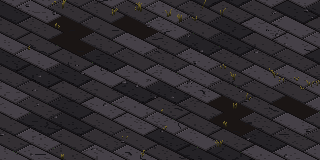
#> input picture tools/terrain/original/moor/flags_0.webp, 320 x 160 px; its folder holds only this picture in this run
$ python -i shape_measure.py   (imports and definitions only)
#> lines starting #> are read from the running program, lines starting #| are printed output that depends on the picture; after the words box and inside, x2 and y2 are one past the last pixel; in counts of white or black regions, pixels touching at a corner belong together
### tools/pixelforge/pixelforge/color.py
"""Color-space helpers.

All perceptual work (palette extraction, nearest-color lookup, dithering) happens
in OKLab, which is far closer to how humans judge color difference than RGB.
That matters a lot for dark art like the references: in RGB, the distance
between two near-black blues is tiny, so they collapse into one color; in OKLab
they stay distinct.
"""

from __future__ import annotations

import numpy as np

_M1 = np.array(
    [
        [0.4122214708, 0.5363325363, 0.0514459929],
        [0.2119034982, 0.6806995451, 0.1073969566],
        [0.0883024619, 0.2817188376, 0.6299787005],
    ]
)
_M2 = np.array(
    [
        [0.2104542553, 0.7936177850, -0.0040720468],
        [1.9779984951, -2.4285922050, 0.4505937099],
        [0.0259040371, 0.7827717662, -0.8086757660],
    ]
)
_M2_INV = np.array(
    [
        [1.0, 0.3963377774, 0.2158037573],
        [1.0, -0.1055613458, -0.0638541728],
        [1.0, -0.0894841775, -1.2914855480],
    ]
)
_M1_INV = np.array(
    [
        [4.0767416621, -3.3077115913, 0.2309699292],
        [-1.2684380046, 2.6097574011, -0.3413193965],
        [-0.0041960863, -0.7034186147, 1.7076147010],
    ]
)


def srgb_to_linear(c: np.ndarray) -> np.ndarray:
    c = np.asarray(c, dtype=np.float64) / 255.0
    return np.where(c <= 0.04045, c / 12.92, ((c + 0.055) / 1.055) ** 2.4)


# [4 lines left out: function linear_to_srgb, not called in this run]


def rgb_to_oklab(rgb: np.ndarray) -> np.ndarray:
    """uint8 RGB array (..., 3) -> float OKLab array (..., 3)."""
    lin = srgb_to_linear(rgb[..., :3])
    lms = np.cbrt(lin @ _M1.T)
    return lms @ _M2.T


# [11 lines left out: functions oklab_to_rgb, hex_to_rgb, not called in this run]


def rgb_to_hex(rgb) -> str:
    return "{:02x}{:02x}{:02x}".format(*(int(v) for v in rgb[:3]))

### tools/pixelforge/pixelforge/cleanup.py
"""Post-processing that turns a quantized image into a usable game sprite:
background removal, orphan-pixel cleanup, outlines, cropping."""

from __future__ import annotations

import numpy as np

from .color import rgb_to_oklab

_N4 = ((0, 1), (0, -1), (1, 0), (-1, 0))
_N8 = _N4 + ((1, 1), (1, -1), (-1, 1), (-1, -1))


def _shift(a: np.ndarray, dy: int, dx: int, fill) -> np.ndarray:
    """Shift a 2-D (or 3-D) array, filling uncovered cells with ``fill``."""
    out = np.full_like(a, fill)
    h, w = a.shape[:2]
    ys = slice(max(dy, 0), h + min(dy, 0))
    xs = slice(max(dx, 0), w + min(dx, 0))
    yd = slice(max(-dy, 0), h + min(-dy, 0))
    xd = slice(max(-dx, 0), w + min(-dx, 0))
    out[ys, xs] = a[yd, xd]
    return out


def border_color(lab: np.ndarray) -> np.ndarray:
    border = np.concatenate([lab[0], lab[-1], lab[:, 0], lab[:, -1]])
    return np.median(border, axis=0)


def background_mask(
    lab: np.ndarray, tolerance: float = 0.03, background: np.ndarray | None = None
) -> np.ndarray:
    """Boolean mask of background pixels, flood-filled from the image border.

    Only pixels *connected to the border* and within ``tolerance`` (OKLab
    distance) of the background color are removed, so dark details inside the
    character survive even when they match the backdrop.
    """
    h, w = lab.shape[:2]
    if background is None:
        background = border_color(lab)
    candidate = np.sqrt(((lab - background) ** 2).sum(-1)) <= tolerance
    region = np.zeros((h, w), dtype=bool)
    region[0, :] = candidate[0, :]
    region[-1, :] = candidate[-1, :]
    region[:, 0] |= candidate[:, 0]
    region[:, -1] |= candidate[:, -1]
    while True:
        grown = region.copy()
        for dy, dx in _N4:
            grown |= _shift(region, dy, dx, False)
        grown &= candidate
        if (grown == region).all():
            return region
        region = grown


def defringe(alpha: np.ndarray, lab: np.ndarray, background: np.ndarray, tolerance: float, passes: int = 4) -> np.ndarray:
    """Clear background-coloured pixels that touch transparency.

    Flood fill can't reach background trapped between thin details (gaps in
    fringe, between dangling beads).  Growing the transparent region through
    pixels of the background colour, one ring at a time, does.
    """
    out = alpha.copy()
    bg_like = np.sqrt(((lab - background) ** 2).sum(-1)) <= tolerance * 2.5
    for _ in range(passes):
        transparent = out == 0
        touching = np.any([_shift(transparent, dy, dx, False) for dy, dx in _N8], axis=0)
        eat = bg_like & touching & ~transparent
        if not eat.any():
            break
        out[eat] = 0
    return out


def soft_matte(alpha: np.ndarray, lab: np.ndarray, background: np.ndarray, tolerance: float, width: int = 2) -> np.ndarray:
    """Anti-aliased edge alpha from colour distance to the background.

    Hard cutouts leave a one-pixel stair on every edge.  Within ``width`` px of
    the hard edge, alpha becomes how far the pixel's colour is from the
    background colour (0 at the background colour, 255 at ``2*tolerance`` away),
    which recovers the painting's own soft edges.  Interior pixels stay opaque.
    """
    opaque = alpha > 0
    edge = opaque.copy()
    ring = np.zeros_like(opaque)
    for _ in range(width):
        grown = edge | np.any([_shift(edge, dy, dx, False) for dy, dx in _N8], axis=0)
        ring |= grown & ~opaque
        shrunk = edge & np.all([_shift(edge, dy, dx, False) for dy, dx in _N8], axis=0)
        ring |= edge & ~shrunk
        edge = shrunk
    dist = np.sqrt(((lab - background) ** 2).sum(-1))
    soft = np.clip(dist / max(2 * tolerance, 1e-6), 0.0, 1.0)
    out = alpha.astype(np.float64)
    out[ring] = np.minimum(np.where(opaque[ring], 1.0, soft[ring] * 0.0 + soft[ring] * (dist[ring] > tolerance)), soft[ring]) * 255.0
    return np.clip(np.rint(out), 0, 255).astype(np.uint8)


# [24 lines left out: function bleed_edges, not called in this run]


def remove_islands(alpha: np.ndarray, min_fraction: float = 0.02) -> np.ndarray:
    """Drop opaque blobs smaller than ``min_fraction`` of the largest blob.

    Background removal on noisy AI images leaves floating specks of "almost
    background" color; the character itself is (nearly) always the largest
    8-connected blob.
    """
    opaque = alpha > 0
    labels = np.zeros(alpha.shape, dtype=np.int32)
    sizes = [0]
    h, w = alpha.shape
    for y0, x0 in zip(*np.nonzero(opaque)):
        if labels[y0, x0]:
            continue
        lab = len(sizes)
        labels[y0, x0] = lab
        stack, size = [(y0, x0)], 0
        while stack:
            y, x = stack.pop()
            size += 1
            for dy, dx in _N8:
                ny, nx = y + dy, x + dx
                if 0 <= ny < h and 0 <= nx < w and opaque[ny, nx] and not labels[ny, nx]:
                    labels[ny, nx] = lab
                    stack.append((ny, nx))
        sizes.append(size)
    if len(sizes) <= 2:
        return alpha
    sizes_arr = np.array(sizes)
    small = sizes_arr < max(sizes_arr) * min_fraction
    small[0] = False
    out = alpha.copy()
    out[small[labels]] = 0
    return out


# [66 lines left out: functions remove_orphans, majority_filter, remove_alpha_specks, add_outline, not called in this run]


def pad(rgba: np.ndarray, amount: int = 1) -> np.ndarray:
    return np.pad(rgba, ((amount, amount), (amount, amount), (0, 0)))


# [7 lines left out: function crop_to_content, not called in this run]


def darkest(colors: np.ndarray) -> np.ndarray:
    return colors[rgb_to_oklab(colors)[:, 0].argmin()]


def drop_floor_shadow(rgba: np.ndarray, band: float = 0.1, min_l: float = 0.68, max_chroma: float = 0.035) -> np.ndarray:
    """Remove the pale cast shadow a turnaround sheet leaves under the feet: in the bottom ``band`` of the figure,
    light, grey pixels (OKLab L > min_l, chroma < max_chroma) that touch the bottom edge become transparent.
    Boots and hems are darker or coloured, so they stay."""
    from .color import rgb_to_oklab

    out = rgba.copy()
    ys, xs = np.nonzero(out[..., 3])
    if len(ys) == 0:
        return out
    top, bottom = ys.min(), ys.max()
    y0 = int(bottom - (bottom - top) * band)
    sub = out[y0:bottom + 1]
    lab = rgb_to_oklab(sub[..., :3])
    pale = (lab[..., 0] > min_l) & (np.hypot(lab[..., 1], lab[..., 2]) < max_chroma) & (sub[..., 3] > 0)
    # keep only pale pixels connected to the bottom row (the shadow lies on the floor)
    from collections import deque

    h, w = pale.shape
    seen = np.zeros_like(pale)
    q = deque((h - 1, x) for x in range(w) if pale[h - 1, x])
    for y, x in q:
        seen[y, x] = True
    while q:
        y, x = q.popleft()
        for ny, nx in ((y - 1, x), (y + 1, x), (y, x - 1), (y, x + 1)):
            if 0 <= ny < h and 0 <= nx < w and pale[ny, nx] and not seen[ny, nx]:
                seen[ny, nx] = True
                q.append((ny, nx))
    sub[seen, 3] = 0
    return out


# [13 lines left out: function remove_background_pockets, not called in this run]


def unmix_background(rgba: np.ndarray, background=None) -> np.ndarray:
    """Edge pixels of a cutout are the paint mixed with the background (white); take the background back out:
    C_fg = (C - (1 - a) * bg) / a. Partial-alpha pixels keep their alpha but get the paint's own colour, so a
    pixelate pass that composites them never shows a pale rim."""
    out = rgba.copy()
    a = out[..., 3].astype(np.float32) / 255.0
    edge = (a > 0.02) & (a < 0.98)
    if not edge.any():
        return out
    if background is None:
        h, w = out.shape[:2]
        corners = out[[0, 0, h - 1, h - 1], [0, w - 1, 0, w - 1], :3].astype(np.float32)
        background = corners.mean(axis=0)
    bg = np.asarray(background, dtype=np.float32)
    c = out[..., :3].astype(np.float32)
    fg = (c[edge] - (1 - a[edge])[:, None] * bg) / a[edge][:, None]
    out[..., :3][edge] = np.clip(fg, 0, 255).astype(np.uint8)
    return out


# [64 lines left out: function fill_bright_specks, not called in this run]

### tools/pixelforge/pixelforge/sheet.py
"""Split a Midjourney turnaround sheet into separate view cutouts.

The sheet is one image with several full-body views on a plain background.
We remove the background, find the separate blobs, merge blobs that overlap
horizontally (a lantern hanging beside a body is still that body), and sort
them left to right.  Names default to front / side / back for three views.
"""

from __future__ import annotations

from dataclasses import dataclass

import numpy as np
from PIL import Image

from .cleanup import soft_matte, background_mask, border_color, defringe, drop_floor_shadow, unmix_background
from .color import rgb_to_oklab

DEFAULT_NAMES = {1: ["front"], 2: ["front", "back"], 3: ["front", "side", "back"], 4: ["front", "quarter", "side", "back"]}


@dataclass
class View:
    name: str
    image: Image.Image  # RGBA cutout
    box: tuple[int, int, int, int]  # x0, y0, x1, y1 in the sheet


def cutout(image: Image.Image, tolerance: float = 0.08, soft: bool = True) -> np.ndarray:
    """RGBA array with the flood-filled background made transparent.

    ``soft`` recovers the painting's own anti-aliased edge (``cleanup.soft_matte``)
    so the carve and the pixelate step see a true silhouette instead of a
    one-pixel stair; the hull carve thresholds alpha at 50%, the pixelate step
    resamples it, so neither is hurt by the partial values."""
    rgb = np.asarray(image.convert("RGB"))
    lab = rgb_to_oklab(rgb)
    bg_color = border_color(lab)
    bg = background_mask(lab, tolerance, bg_color)
    alpha = defringe(np.where(bg, 0, 255).astype(np.uint8), lab, bg_color, tolerance)
    if soft:
        alpha = soft_matte(alpha, lab, bg_color, tolerance)
    return unmix_background(drop_floor_shadow(np.dstack([rgb, alpha])))


def _column_runs(alpha: np.ndarray, min_gap: int, min_width: int) -> list[tuple[int, int]]:
    """Ranges of columns containing opaque pixels, merged across small gaps."""
    cols = (alpha > 0).any(axis=0)
    runs: list[list[int]] = []
    x = 0
    while x < len(cols):
        if cols[x]:
            start = x
            while x < len(cols) and cols[x]:
                x += 1
            runs.append([start, x])
        else:
            x += 1
    merged: list[list[int]] = []
    for r in runs:
        if merged and r[0] - merged[-1][1] <= min_gap:
            merged[-1][1] = r[1]
        else:
            merged.append(r)
    return [(a, b) for a, b in merged if b - a >= min_width]


def split_sheet(
    image: Image.Image,
    *,
    names: list[str] | None = None,
    tolerance: float = 0.08,
    expected: int | None = None,
) -> list[View]:
    rgba = cutout(image, tolerance)
    alpha = rgba[..., 3]
    h, w = alpha.shape
    gap = max(4, w // 60)
    runs = _column_runs(alpha, gap, min_width=max(8, w // 40))
    if expected and len(runs) > expected:
        # keep the widest N runs (drops labels, stray marks)
        runs = sorted(sorted(runs, key=lambda r: r[1] - r[0], reverse=True)[:expected])
    labels = names or DEFAULT_NAMES.get(len(runs), [f"view{i+1}" for i in range(len(runs))])
    views: list[View] = []
    for (x0, x1), name in zip(runs, labels):
        strip = alpha[:, x0:x1]
        ys = np.nonzero(strip.any(axis=1))[0]
        if len(ys) == 0:
            continue
        y0, y1 = int(ys.min()), int(ys.max()) + 1
        crop = rgba[y0:y1, x0:x1]
        views.append(View(name, Image.fromarray(np.ascontiguousarray(crop), "RGBA"), (x0, y0, x1, y1)))
    return views


# [14 lines left out: function normalize_heights, not called in this run]

### tools/pixelforge/pixelforge/shape_measure.py
"""Painting to shapes: measure a figure's views, size a shape file from them, take its colours, compare the two.

The shape road starts from words (``shapes draft``); when a concept sheet exists the figure used to be copied by eye
over several rounds. These are the tools that read the painting instead:

* :func:`measure_views` reads the silhouette of the front (and side, back) view, cutout on a transparent or plain
  background, into widths per height band and the landmarks a humanoid is sized by (head, shoulders, chest, waist,
  hips, hem, limb widths; heights as fractions of the figure's height). ``pixelforge shapes measure``.
* :func:`apply_measurements` sizes a drafted file's rings and limbs from those numbers (``shapes draft
  --from-measure``).
* :func:`sample_materials` renders the file over the front view, finds which painted pixels each material covers and
  turns each region into a ramp with OKLab k-means (``shapes sample-materials``).
* :func:`compare` lays the painting's views and the sprite's matching directions side by side at one height, with a
  silhouette overlap number per view (``shapes compare``).

Every function returns a JSON-serialisable dict. Fractions are of the figure's total height (top 0, ground 1), so a
measurement file serves a file authored at any height.
"""
from __future__ import annotations

import json
import math
from pathlib import Path

import numpy as np
from PIL import Image, ImageDraw

from . import shapes as S
from .cleanup import remove_background_pockets, remove_islands
from .color import rgb_to_oklab
from .palette import Palette
from .shape_rig import DIRECTIONS
from .sheet import cutout, split_sheet

VIEW_DIRECTION = {"front": "S", "side": "E", "back": "N", "quarter": "SE"}
BANDS = 50                      # rows of the profile: one per 2% of the height


# ------------------------------------------------------------------------------------------------ the silhouette
def figure_rgba(image: str | Path | Image.Image, tolerance: float = 0.08) -> np.ndarray:
    """A view as RGBA with the background transparent: a transparent PNG is taken as it is; a plain background is
    flood-filled away from the border. Stray specks are dropped and the result is cropped to the figure."""
    im = Image.open(image) if not isinstance(image, Image.Image) else image
    has_alpha = im.mode in ("RGBA", "LA", "PA") or "transparency" in im.info
    rgba = np.asarray(im.convert("RGBA")).copy() if has_alpha else None
    if rgba is None or (rgba[..., 3] > 127).all():
        rgba = remove_background_pockets(cutout(im.convert("RGB"), tolerance))      # paper between the legs, under an arm
    alpha = remove_islands((rgba[..., 3] > 127).astype(np.uint8) * 255, 0.02)
    rgba[..., 3] = np.where(alpha > 0, rgba[..., 3], 0)
    ys, xs = np.nonzero(rgba[..., 3] > 127)
    if len(ys) == 0:
        raise ValueError("the view has no figure (nothing opaque after the background was removed)")
    return np.ascontiguousarray(rgba[ys.min():ys.max() + 1, xs.min():xs.max() + 1])


# [32 lines left out: functions _runs, profile, not called in this run]


def _band(rows: list[dict], y0: float, y1: float) -> list[dict]:
    return [r for r in rows if y0 <= r["y"] <= y1 and r["w"] > 0] or [r for r in rows if r["w"] > 0]


def _at(rows: list[dict], y: float) -> dict:
    return min(rows, key=lambda r: abs(r["y"] - y))


# [70 lines left out: functions landmarks, measure_views, not called in this run]


# ------------------------------------------------------------------------------------------------ sizing a file
def _set_radius(shape: dict, key: str, k: int, value: float) -> None:
    if key in shape and isinstance(shape[key], list) and len(shape[key]) > k:
        shape[key][k] = round(float(value), 2)


# [146 lines left out: functions apply_measurements, _fit_painting_to_render, sample_materials, not called in this run]


# ------------------------------------------------------------------------------------------------ side by side
def _views_of(ref: str | Path, names: list[str] | None = None, tolerance: float = 0.08) -> dict[str, np.ndarray]:
    """The painting's views by name: a sheet is split into front / side / back; one figure is the front."""
#> called with ref = '../../terrain/original/moor/flags_0.webp', tolerance = 0.08
    im = Image.open(ref)
#> im is the input picture: PIL image 320x160 RGB; mean R, G, B 47.2, 43.5, 47.5
    has_alpha = im.mode in ("RGBA", "LA", "PA") or "transparency" in im.info
#> has_alpha = False
    if has_alpha and not (np.asarray(im.convert("RGBA"))[..., 3] > 127).all():
        rgb = Image.alpha_composite(Image.new("RGBA", im.size, (255, 255, 255, 255)), im.convert("RGBA")).convert("RGB")
    else:
        rgb = im.convert("RGB")
    views = split_sheet(rgb, names=names, tolerance=tolerance)
#> in rgb_to_oklab, `return lms @ _M2.T`:
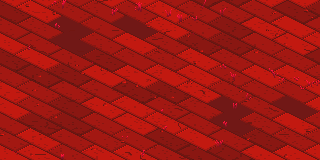
#> returned value: shape (160, 320, 3) float64; mean of channels 0, 1, 2 0.295, 0.00706, -0.00519; drawn with min black and max white
#> in border_color, `border = np.concatenate([lab[0], lab[-1], lab[:, 0], lab[:, -1]])`: border = 960 rows, first 8: [0.168, 0.00596, -0.00241], [0.311, 0.00744, -0.00506], [0.311, 0.00744, -0.00506], [0.311, 0.00744, -0.00506], [0.379, 0.00975, -0.00927], [0.379, 0.00975, -0.00927], [0.379, 0.00975, -0.00927], [0.379, 0.00975, -0.00927]
#> in cutout, `bg_color = border_color(lab)`: bg_color = [0.311, 0.00744, -0.00625]
#> in background_mask, `candidate = np.sqrt(((lab - background) ** 2).sum(-1)) <= tolerance`:
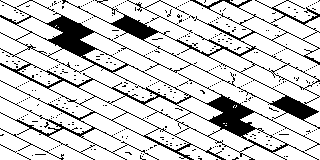
#> candidate: shape (160, 320) bool; 81.6% white; 374 black regions (370 under 20 px), largest, box (x1, y1, x2, y2) and area: (0, 0, 320, 160) 8333, (127, 0, 193, 33) 146, (0, 128, 64, 160) 90, (17, 0, 55, 12) 41
#> after the loop in soft_matte, `for _ in range(width):`:
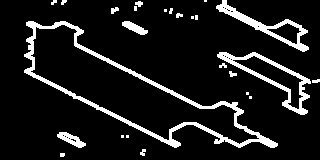
#> ring: shape (160, 320) bool; 10.5% white; 25 white regions (11 under 20 px), largest, box (x1, y1, x2, y2) and area: (24, 21, 278, 148) 2740, (217, 52, 311, 115) 1029, (216, 0, 309, 52) 864
#> in drop_floor_shadow, `ys, xs = np.nonzero(out[..., 3])`: ys = 13495 values from 0 to 156; xs = 13495 values, max 319 at index 6242, min 25 at index 2762, mean 154.1
#> in drop_floor_shadow, `top, bottom = ys.min(), ys.max()`: top = 0; bottom = 156
#> in drop_floor_shadow, `y0 = int(bottom - (bottom - top) * band)`: y0 = 140
#> in unmix_background, `corners = out[[0, 0, h - 1, h - 1], [0, w - 1, 0, w - 1], :3].astype(n..`: corners = [[17, 14, 16], [17, 14, 16], [51, 47, 51], [51, 47, 51]]
#> in unmix_background, `background = corners.mean(axis=0)`: background = [34, 30.5, 33.5]
#> in unmix_background, `fg = (c[edge] - (1 - a[edge])[:, None] * bg) / a[edge][:, None]`: fg = 2602 rows, first 8: [14.9, 11.96, 13.84], [14.9, 11.96, 13.84], [14.9, 11.96, 13.84], [14.9, 11.96, 13.84], [14.9, 11.96, 13.84], [17.69, 17.9, 22.38], [17.69, 17.9, 22.38], [52.75, 98.94, 30.69]
#> in unmix_background, `out[..., :3][edge] = np.clip(fg, 0, 255).astype(np.uint8)`:
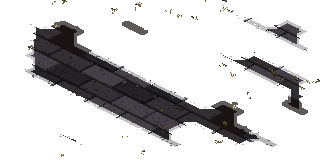
#> out: shape (160, 320, 4); mean R, G, B, A 47.9, 44.2, 48.2, 56; transparent parts drawn white
#> the loop in _column_runs, `while x < len(cols):` made 31 passes
#> x on passes 1 to 8: 1, 2, 3, 4, 5, 6, 7, 8
#> after the loop in _column_runs, `while x < len(cols):`: runs = [[25, 310], [312, 314], [315, 320]]; x = 320
#> the loop in _column_runs, `for r in runs:` made 3 passes
#> after the loop in _column_runs, `for r in runs:`: merged = [[25, 320]]
#> in split_sheet, `runs = _column_runs(alpha, gap, min_width=max(8, w // 40))`: runs = [(25, 320)]
#> in split_sheet, `labels = names or DEFAULT_NAMES.get(len(runs), [f"view{i+1}" for i in ..`: labels = ['front']
#> the loop in split_sheet, `for (x0, x1), name in zip(runs, labels):` made 1 pass
#> (x0, x1, name, y0, y1) on pass 1: (25, 320, 'front', 0, 157)
#> after the loop in split_sheet, `for (x0, x1), name in zip(runs, labels):`: views = 1 item
#> views = 1 item
    if not views:
        raise ValueError(f"no figure found in {ref}")
    return {v.name: figure_rgba(v.image, tolerance) for v in views}
#> in figure_rgba, `has_alpha = im.mode in ("RGBA", "LA", "PA") or "transparency" in im.info`: has_alpha = True
#> in remove_islands, `opaque = alpha > 0`:
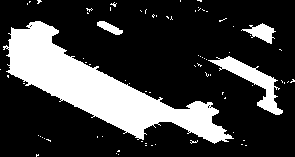
#> opaque: shape (157, 295) bool; 23.7% white; 76 white regions (72 under 20 px), largest, box (x1, y1, x2, y2) and area: (3, 21, 234, 144) 9074, (208, 56, 283, 115) 1170, (241, 23, 276, 44) 337, (97, 21, 123, 35) 177
#> the loop in remove_islands, `for y0, x0 in zip(*np.nonzero(opaque)):` made 10994 passes
#> (y0, x0) on passes 1 to 3: (0, 37), (0, 38), (0, 39)
#> after the loop in remove_islands, `for y0, x0 in zip(*np.nonzero(opaque)):`:
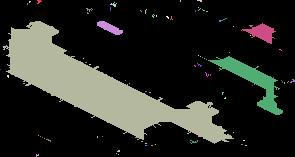
#> labels: shape (157, 295) int32; 77 distinct labels, from 0 to 76; one colour per label, 0 black
#> in figure_rgba, `rgba[..., 3] = np.where(alpha > 0, rgba[..., 3], 0)`:
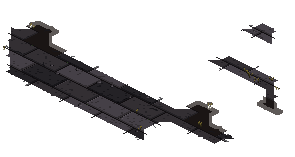
#> rgba: shape (157, 295, 4); mean R, G, B, A 47.7, 44, 47.9, 56.9; transparent parts drawn white


# [61 lines left out: functions compare, _iou, not called in this run]

>>> result = _views_of('../../terrain/original/moor/flags_0.webp')
